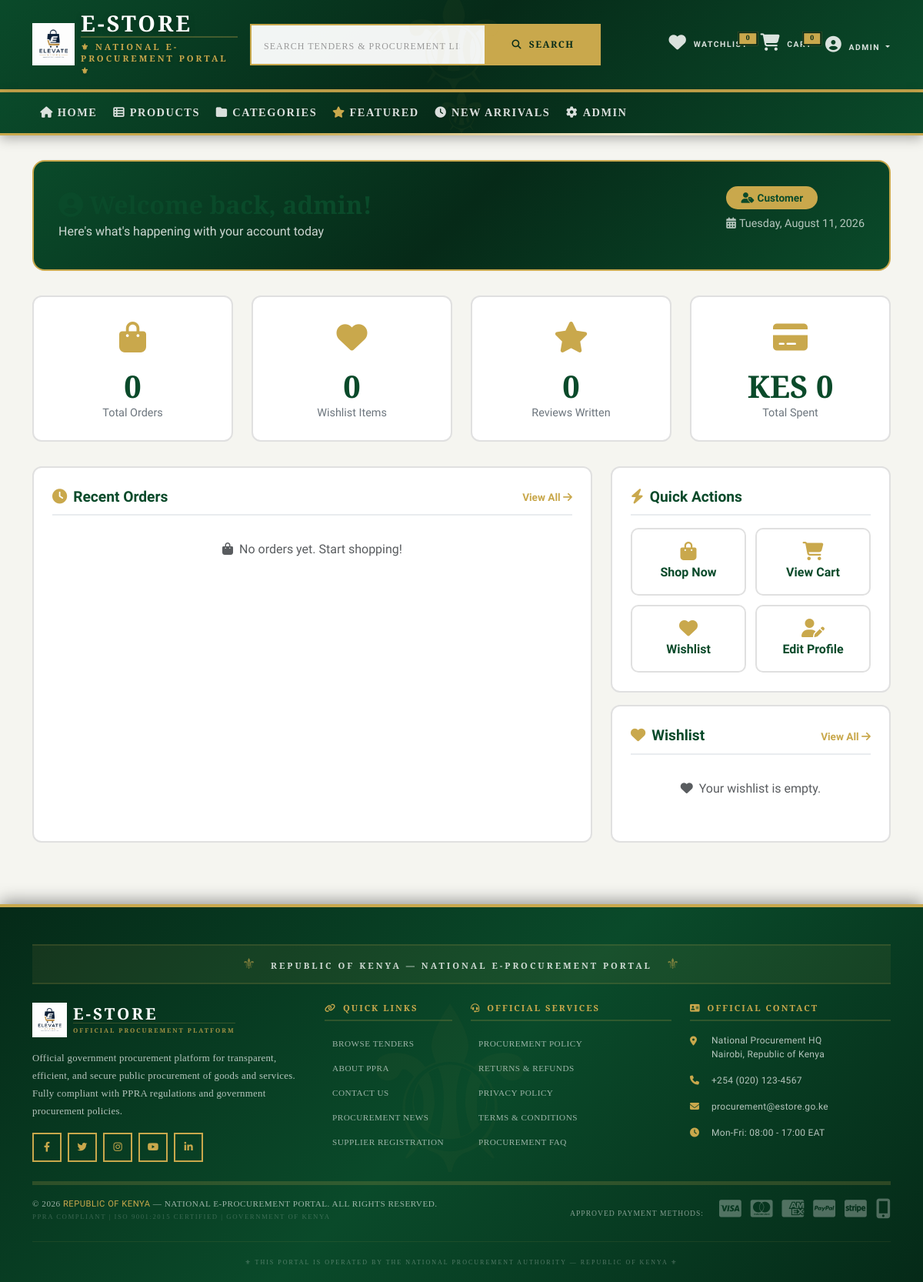
Before: /dashboard/ (signed in) with the older database file.
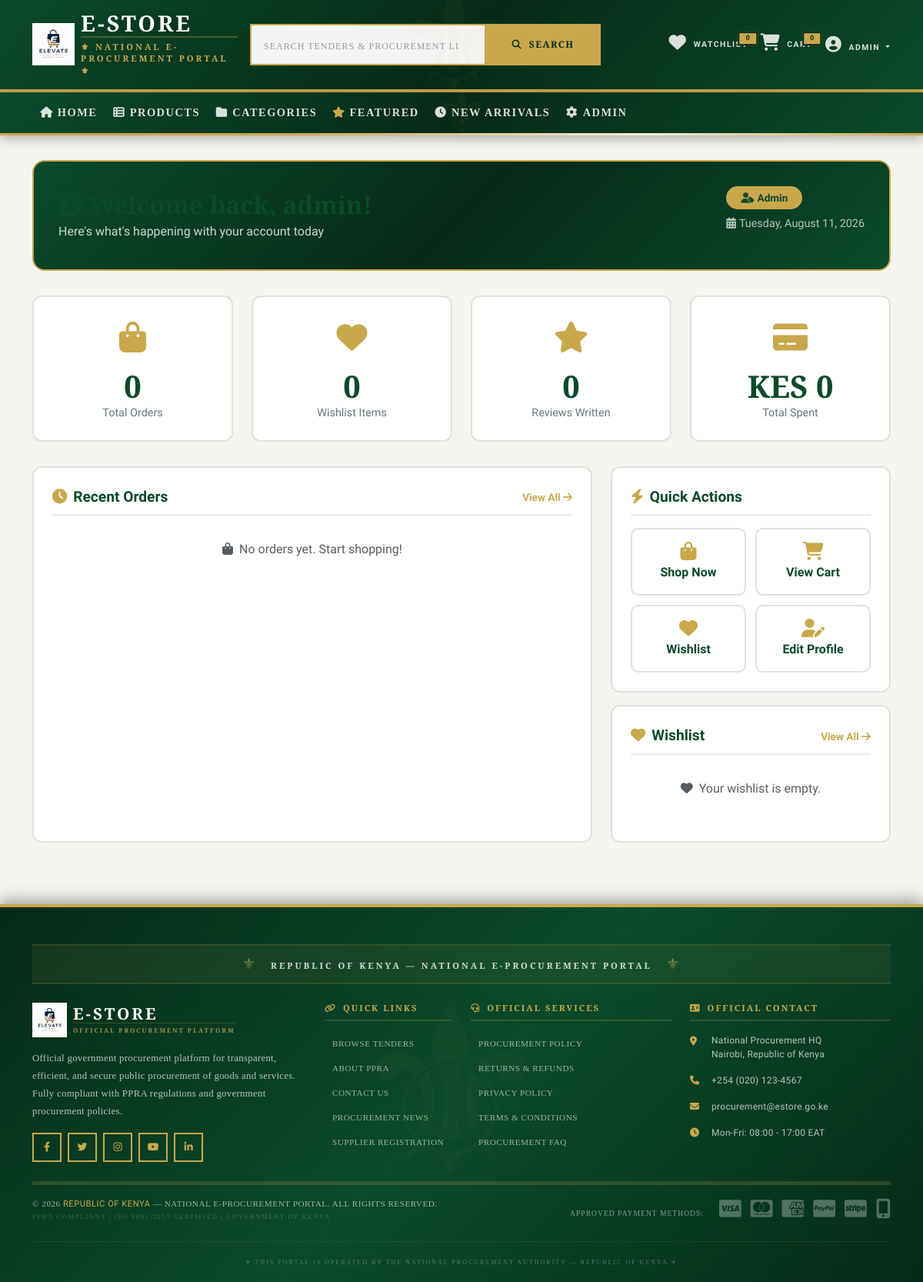
After: the same page with the newer database file.
### apps/accounts/models.py (models this page shows, shortened)
class User(AbstractUser):
    USER_TYPES = (
        ('customer', 'Customer'),
        ('vendor', 'Vendor'),
        ('admin', 'Admin'),
        ('moderator', 'Moderator'),
    )
    email = models.EmailField(unique=True)
    phone_number = models.CharField(
        max_length=15,
        validators=[RegexValidator(r'^\+?1?\d{9,15}$', 'Enter a valid phone number')],
        blank=True
    )
    user_type = models.CharField(max_length=20, choices=USER_TYPES, default='customer')
    profile_picture = models.ImageField(upload_to='users/profiles/', null=True, blank=True)
    bio = models.TextField(max_length=500, blank=True)
    address = models.TextField(blank=True)
    city = models.CharField(max_length=100, blank=True)
    state = models.CharField(max_length=100, blank=True)
    country = models.CharField(max_length=100, blank=True)
    postal_code = models.CharField(max_length=20, blank=True)
    is_email_verified = models.BooleanField(default=False)
    is_phone_verified = models.BooleanField(default=False)
    is_blocked = models.BooleanField(default=False)
    is_banned = models.BooleanField(default=False)
    last_login_ip = models.GenericIPAddressField(null=True, blank=True)
    created_at = models.DateTimeField(auto_now_add=True)
    updated_at = models.DateTimeField(auto_now=True)
    deleted_at = models.DateTimeField(null=True, blank=True)
    currency = models.CharField(max_length=3, default='KES')
    language = models.CharField(max_length=10, default='en')
    email_notifications = models.BooleanField(default=True)
    sms_notifications = models.BooleanField(default=False)
    store_name = models.CharField(max_length=200, blank=True)
    store_description = models.TextField(blank=True)
    store_logo = models.ImageField(upload_to='stores/logos/', null=True, blank=True)
    store_banner = models.ImageField(upload_to='stores/banners/', null=True, blank=True)
    is_store_active = models.BooleanField(default=False)
    business_license = models.CharField(max_length=100, blank=True)
    tax_id = models.CharField(max_length=100, blank=True)
    bank_account = models.CharField(max_length=100, blank=True)
    bank_name = models.CharField(max_length=100, blank=True)
    two_factor_enabled = models.BooleanField(default=False)
    device_tokens = models.JSONField(default=list, blank=True)
    failed_login_attempts = models.PositiveIntegerField(default=0)
    locked_until = models.DateTimeField(null=True, blank=True)
    verification_token = models.UUIDField(default=uuid.uuid4, editable=False, unique=True)
    reset_token = models.UUIDField(null=True, blank=True)
    reset_token_expires = models.DateTimeField(null=True, blank=True)
    groups = models.ManyToManyField(Group, related_name='custom_user_groups', blank=True)
    user_permissions = models.ManyToManyField(Permission, related_name='custom_user_permissions', blank=True)
    class Meta:
        ordering = ['-date_joined']
        indexes = [
            models.Index(fields=['email']),
            models.Index(fields=['username']),
            models.Index(fields=['phone_number']),
            models.Index(fields=['user_type']),
            models.Index(fields=['is_active', 'is_blocked']),
        ]
    @property
    def full_name(self):
        return f"{self.first_name} {self.last_name}".strip() or self.username
    @property
    def is_vendor(self):
        return self.user_type == 'vendor'

### apps/dashboard/views.py (the view)
# urls.py: path('', views.customer_dashboard, name='customer_dashboard'),
@login_required
def customer_dashboard(request):
    user = request.user
    orders = Order.objects.filter(user=user).order_by('-created_at')[:10]
    total_orders = Order.objects.filter(user=user).count()
    total_spent = Order.objects.filter(user=user, payment_status='paid').aggregate(
        Sum('total_amount')
    )['total_amount__sum'] or 0
    pending_orders = Order.objects.filter(user=user, status='pending').count()
    shipped_orders = Order.objects.filter(user=user, status='shipped').count()
    wishlist_count = 0
    try:
        wishlist_count = user.wishlist.items.count()
    except:
        pass
    review_count = ProductReview.objects.filter(user=user).count()
    recent_orders = Order.objects.filter(user=user).order_by('-created_at')[:5]
    wishlist_items = []
    try:
        wishlist_items = user.wishlist.items.all().select_related('product')[:3]
    except:
        pass
    context = {
        'user': user,
        'total_orders': total_orders,
        'total_spent': total_spent,
        'pending_orders': pending_orders,
        'shipped_orders': shipped_orders,
        'wishlist_count': wishlist_count,
        'review_count': review_count,
        'recent_orders': recent_orders,
        'orders': orders,
        'wishlist_items': wishlist_items,
    }
    return render(request, 'dashboard/customer/dashboard.html', context)

### apps/dashboard/templates/dashboard/customer/dashboard.html (shortened to what this page needs)
{% extends 'base.html' %}
{% load static %}
{% block content %}
<div class="container">
    <div class="dashboard-container">
        <div class="dashboard-header">
            <div class="user-greeting">
                <h2><i class="fas fa-user-circle me-2"></i>Welcome back, {{ user.full_name }}!</h2>
                <p>Here's what's happening with your account today</p>
            </div>
            <div>
                <span class="user-badge">
                    <i class="fas fa-user-tag me-1"></i>{{ user.get_user_type_display }}
                </span>
                <p class="header-date mt-2">
                    <i class="fas fa-calendar-alt me-1"></i>{% now "l, F j, Y" %}
                </p>
            </div>
        </div>
        <div class="stats-grid">
            <div class="stat-card">
                <span class="stat-icon"><i class="fas fa-shopping-bag"></i></span>
                <h3 class="stat-number">{{ total_orders|default:0 }}</h3>
                <p class="stat-label">Total Orders</p>
            </div>
            <div class="stat-card">
                <span class="stat-icon"><i class="fas fa-heart"></i></span>
                <h3 class="stat-number">{{ wishlist_count|default:0 }}</h3>
                <p class="stat-label">Wishlist Items</p>
            </div>
            <div class="stat-card">
                <span class="stat-icon"><i class="fas fa-star"></i></span>
                <h3 class="stat-number">{{ review_count|default:0 }}</h3>
                <p class="stat-label">Reviews Written</p>
            </div>
            <div class="stat-card">
                <span class="stat-icon"><i class="fas fa-credit-card"></i></span>
                <h3 class="stat-number">KES {{ total_spent|default:"0"|floatformat:0 }}</h3>
                <p class="stat-label">Total Spent</p>
            </div>
        </div>
        <div class="dashboard-grid">
            <div class="dashboard-card">
                <div class="card-title">
                    <span><i class="fas fa-clock me-2" style="color: #c9a84c;"></i>Recent Orders</span>
                    <a href="{% url 'dashboard:customer_orders' %}">View All <i class="fas fa-arrow-right"></i></a>
                </div>
                {% if recent_orders %}
                    {% for order in recent_orders %}
                    <div class="order-item">
                        <div>
                            <div class="order-number">#{{ order.order_number }}</div>
                            <small class="text-muted">{{ order.created_at|date:"M d, Y" }}</small>
                        </div>
                        <div class="text-end">
                            <span class="order-status {{ order.status }}">{{ order.get_status_display }}</span>
                            <div><strong>KES {{ order.total_amount }}</strong></div>
                        </div>
                    </div>
                    {% endfor %}
                {% else %}
                    <p class="text-muted text-center py-3" style="font-family: 'Source Sans Pro', sans-serif;">
                        <i class="fas fa-shopping-bag me-2"></i>No orders yet. Start shopping!
                    </p>
                {% endif %}
            </div>
            <div>
                <div class="dashboard-card mb-3">
                    <div class="card-title">
                        <span><i class="fas fa-bolt me-2" style="color: #c9a84c;"></i>Quick Actions</span>
                    </div>
                    <div class="quick-actions">
                        <a href="{% url 'products:product_list' %}" class="quick-action-btn">
                            <i class="fas fa-shopping-bag"></i>
                            Shop Now
                        </a>
                        <a href="{% url 'cart:view' %}" class="quick-action-btn">
                            <i class="fas fa-shopping-cart"></i>
                            View Cart
                        </a>
                        <a href="{% url 'wishlist:view' %}" class="quick-action-btn">
                            <i class="fas fa-heart"></i>
                            Wishlist
                        </a>
                        <a href="{% url 'accounts:profile' %}" class="quick-action-btn">
                            <i class="fas fa-user-edit"></i>
                            Edit Profile
                        </a>
                    </div>
                </div>
                <div class="dashboard-card">
                    <div class="card-title">
                        <span><i class="fas fa-heart me-2" style="color: #c9a84c;"></i>Wishlist</span>
                        <a href="{% url 'dashboard:customer_wishlist' %}">View All <i class="fas fa-arrow-right"></i></a>
                    </div>
                    {% if wishlist_items %}
                        {% for item in wishlist_items|slice:":3" %}
                        <div class="wishlist-item">
                            {% if item.product.images.first %}
                                <img src="{{ item.product.images.first.image.url }}" alt="{{ item.product.name }}">
                            {% else %}
                                <img src="{% static 'images/no-image.png' %}" alt="{{ item.product.name }}">
                            {% endif %}
                            <span class="product-name">{{ item.product.name|truncatechars:30 }}</span>
                            <span class="product-price">KES {{ item.product.price }}</span>
                        </div>
                        {% endfor %}
                    {% else %}
                        <p class="text-muted text-center py-3" style="font-family: 'Source Sans Pro', sans-serif;">
                            <i class="fas fa-heart me-2"></i>Your wishlist is empty.
                        </p>
                    {% endif %}
                </div>
            </div>
        </div>
    </div>
</div>
{% endblock %}

### templates/includes/header.html (shortened to what this page needs)
{% load static %}
<header class="header bg-primary-green text-white border-bottom border-gold">
    <div class="container py-3">
        <div class="row align-items-center g-3">
            <div class="col-md-3 col-6">
                <a href="{% url 'products:home' %}" class="text-decoration-none d-flex align-items-center">
                    <img src="{% static 'images/ecommerce.png' %}" alt="National E-Procurement Portal Logo" height="55" class="me-2">
                    <div>
                        <h1 class="mb-0 text-white fw-bold gov-title" style="font-family: 'Playfair Display', serif; text-transform: uppercase; letter-spacing: 3px; font-size: 1.8rem; line-height: 1;">
                            E-STORE
                        </h1>
                        <div class="gov-subtitle-wrapper mt-1">
                            <span class="text-gold gov-subtitle" style="font-family: 'Merriweather', serif; font-size: 0.7rem; letter-spacing: 3px; text-transform: uppercase; font-weight: 700; display: block; border-top: 2px solid rgba(201, 168, 76, 0.3); padding-top: 3px;">
                                ⚜ NATIONAL E-PROCUREMENT PORTAL ⚜
                            </span>
                        </div>
                    </div>
                </a>
            </div>
            <div class="col-md-5 d-none d-md-block">
                <form action="{% url 'products:search' %}" method="get" class="d-flex">
                    <input type="search" name="q" class="form-control form-control-lg gov-search"
                           style="border-radius: 0; border: 2px solid var(--gov-gold); background: rgba(255,255,255,0.95); font-family: 'Merriweather', serif; font-weight: 400; letter-spacing: 0.5px;"
                           placeholder="SEARCH TENDERS & PROCUREMENT LISTINGS..." value="{{ request.GET.q }}">
                    <button type="submit" class="btn gov-search-btn"
                            style="background: var(--gov-gold); color: var(--gov-green-dark); border-radius: 0; border: 2px solid var(--gov-gold); font-weight: 700; font-family: 'Merriweather', serif; text-transform: uppercase; letter-spacing: 1px; padding: 0 1.5rem;">
                        <i class="fas fa-search me-1"></i> SEARCH
                    </button>
                </form>
            </div>
            <div class="col-md-4 col-6">
                <div class="d-flex justify-content-end align-items-center gap-3">
                    <a href="{% url 'wishlist:view' %}" class="text-white position-relative gov-action-link" style="text-decoration: none; font-family: 'Merriweather', serif; font-weight: 700; text-transform: uppercase; font-size: 0.65rem; letter-spacing: 1px;">
                        <i class="fas fa-heart fa-lg"></i>
                        <span class="position-absolute top-0 start-100 translate-middle badge rounded-pill gov-badge"
                              style="background: var(--gov-gold); color: var(--gov-green-dark); font-weight: 900; font-family: 'Merriweather', serif; font-size: 0.55rem; border: 2px solid var(--gov-green-dark);">
                            {{ wishlist_count|default:0 }}
                        </span>
                        <span class="d-none d-md-inline ms-1">WATCHLIST</span>
                    </a>
                    <a href="{% url 'cart:view' %}" class="text-white position-relative gov-action-link" style="text-decoration: none; font-family: 'Merriweather', serif; font-weight: 700; text-transform: uppercase; font-size: 0.65rem; letter-spacing: 1px;">
                        <i class="fas fa-shopping-cart fa-lg"></i>
                        <span class="position-absolute top-0 start-100 translate-middle badge rounded-pill gov-badge"
                              style="background: var(--gov-gold); color: var(--gov-green-dark); font-weight: 900; font-family: 'Merriweather', serif; font-size: 0.55rem; border: 2px solid var(--gov-green-dark);">
                            {{ cart_total_items|default:0 }}
                        </span>
                        <span class="d-none d-md-inline ms-1">CART</span>
                    </a>
                    {% if user.is_authenticated %}
                        <div class="dropdown">
                            <button class="btn btn-link text-white dropdown-toggle p-0 gov-user-btn" data-bs-toggle="dropdown"
                                    style="text-decoration: none; font-family: 'Merriweather', serif; font-weight: 700; text-transform: uppercase; font-size: 0.65rem; letter-spacing: 1px;">
                                <i class="fas fa-user-circle fa-2x me-1"></i>
                                <span class="d-none d-md-inline">{{ user.full_name|truncatechars:12 }}</span>
                            </button>
                        </div>
                    {% endif %}
                </div>
            </div>
        </div>
    </div>
</header>

Changed rows visible on the page:
changed User "ADMIN": user_type "Customer" → "Admin"
